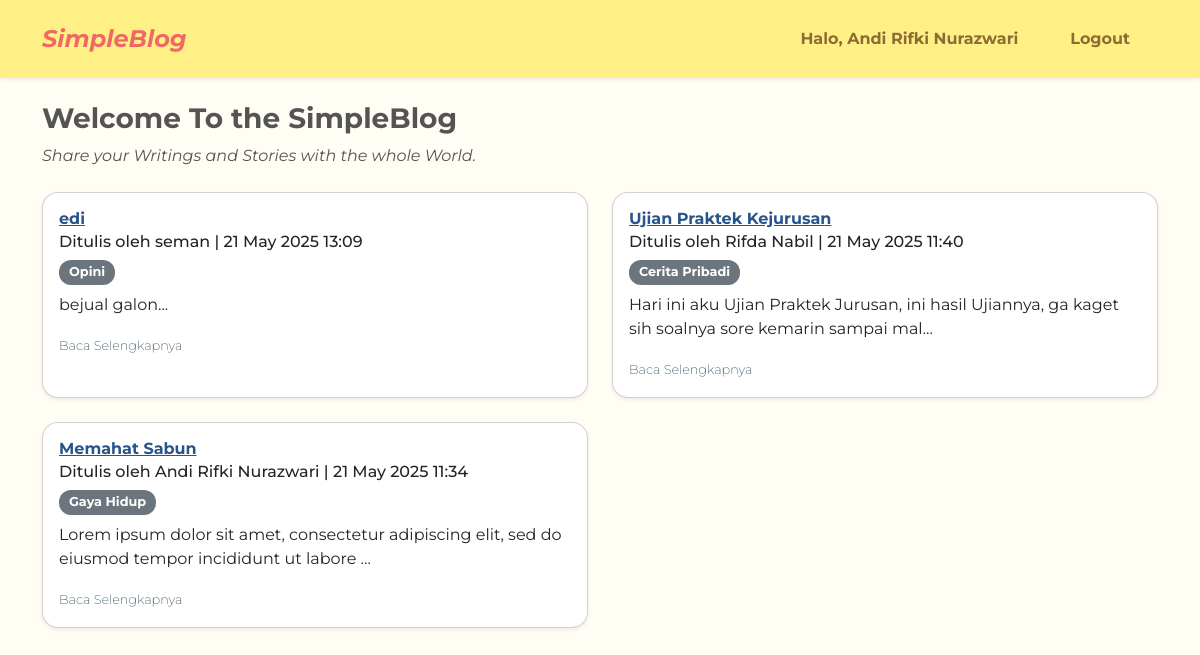
The page /beranda.php (signed in) on the database its author committed.
### tables this page shows
CREATE TABLE `posts` (
  `id` int NOT NULL,
  `user_id` int DEFAULT NULL,
  `category_id` int DEFAULT NULL,
  `title` varchar(255) DEFAULT NULL,
  `content` text,
  `create_at` datetime NOT NULL
);

CREATE TABLE `users` (
  `id` int NOT NULL,
  `fullname` varchar(65) NOT NULL,
  `email` varchar(255) NOT NULL,
  `password` varchar(255) NOT NULL
);

CREATE TABLE `categories` (
  `id` int NOT NULL,
  `name` varchar(65) NOT NULL
);

### beranda.php (the view, shortened to what this page needs)
<?php
require './config/connection.php';
$fullname = $_SESSION['fullname'] ?? null;
$query = "SELECT posts.*, users.fullname, categories.name AS category_name
          FROM posts
          JOIN users ON posts.user_id = users.id
          JOIN categories ON posts.category_id = categories.id
          ORDER BY posts.create_at DESC";
$result = $connect->query($query);
$no_postingan = ($result->num_rows === 0);
?>
<!DOCTYPE html>
<html lang="en">
<head>
  <link href="https://cdn.jsdelivr.net/npm/bootstrap@5.3.2/dist/css/bootstrap.min.css" rel="stylesheet">
  <link href="assets/style.css" rel="stylesheet">
</head>
<body>
<nav class="navbar navbar-expand-lg py-3 shadow-sm">
  <div class="container">
    <a class="navbar-brand fw-bold fs-4" href="beranda.php">SimpleBlog</a>
    <ul class="navbar-nav ms-auto d-flex align-items-center gap-3 mb-0">
      <?php if ($fullname): ?>
        <li class="nav-item">
          <a class="nav-link px-2" href="users/dashboard.php">Halo, <?= htmlspecialchars($fullname) ?></a>
        </li>
        <li class="nav-item">
          <a class="nav-link px-2" href="users/logout.php">Logout</a>
        </li>
      <?php else: ?>
        <li class="nav-item">
          <a class="nav-link px-2" href="users/login.php">Login</a>
        </li>
      <?php endif; ?>
    </ul>
  </div>
</nav>
<div class="container mt-4">
  <h3 class="mb-2 fw-bold underline">Welcome To the SimpleBlog</h3>
  <p class="mb-4 fst-italic">Share your Writings and Stories with the whole World.</p>
  <?php if ($no_postingan): ?>
    <div class="alert alert-warning">Belum ada postingan</div>
  <?php else: ?>
    <div class="row row-cols-1 row-cols-md-2 g-4">
      <?php while ($row = $result->fetch_assoc()): ?>
        <div class="col">
          <div class="card h-100 shadow-sm rounded-4">
            <div class="card-body">
              <h6 class="card-title post-title">
                <a href="post.php?id=<?= $row['id'] ?>">
                  <?= htmlspecialchars($row['title']) ?>
                </a>
              </h6>
              <h6 class="card-subtitle mb-2">
                Ditulis oleh <?= htmlspecialchars($row['fullname']) ?> |
                <?= date('d M Y H:i', strtotime($row['create_at'])) ?>
              </h6>
              <span class="badge bg-secondary mb-2"><?= htmlspecialchars($row['category_name']) ?></span>
              <p class="card-text"><?= nl2br(htmlspecialchars(substr($row['content'], 0, 100))) ?>...</p>
              <a href="post.php?id=<?= $row['id'] ?>" class="read-more">Baca Selengkapnya</a>
            </div>
          </div>
        </div>
      <?php endwhile; ?>
    </div>
  <?php endif; ?>
</div>
</body>
</html>

### style.css (style rules this page uses)
body { background-color: #FFFDF4; font-family: 'Montserrat', sans-serif; color: #545454; }
.navbar { background-color: #FFF085; font-weight: 600; }
.navbar-brand { font-style: italic; color: #F16767 !important; }
.nav-link { color: #8d6b34 !important; font-weight: bold; margin-right: 20px; }
.card { border-radius: 2rem; }
.post-title a { color: #27548A; font-weight: bold; }
.read-more { color: #183B4E; font-weight: 200; text-decoration: none; font-size: 0.8rem; }
.badge { font-size: 0.8rem; padding: 6px 10px; border-radius: 12px; }

### rows shown on the page
posts: title "edi", user.fullname "seman", create_at "21 May 2025 13:09", category.name "Opini", content "bejual galon"
posts: title "Ujian Praktek Kejurusan", user.fullname "Rifda Nabil", create_at "21 May 2025 11:40", category.name "Cerita Pribadi", content "Hari ini aku Ujian Praktek Jurusan, ini hasil Ujiannya, ga kaget sih soalnya sore kemarin sampai mal"
posts: title "Memahat Sabun", user.fullname "Andi Rifki Nurazwari", create_at "21 May 2025 11:34", category.name "Gaya Hidup", content "Lorem ipsum dolor sit amet, consectetur adipiscing elit, sed do eiusmod tempor incididunt ut labore"

### other values the page prints
$fullname "Andi Rifki Nurazwari"
